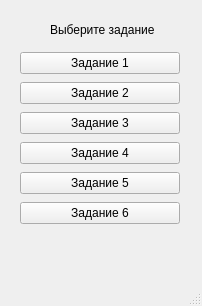
<?xml version="1.0" encoding="UTF-8"?>
<ui version="4.0">
 <class>MainWindow</class>
 <widget class="QMainWindow" name="MainWindow">
  <property name="geometry">
   <rect>
    <x>0</x>
    <y>0</y>
    <width>202</width>
    <height>306</height>
   </rect>
  </property>
  <property name="windowTitle">
   <string>MainWindow</string>
  </property>
  <widget class="QWidget" name="centralwidget">
   <widget class="QWidget" name="verticalLayoutWidget">
    <property name="geometry">
     <rect>
      <x>20</x>
      <y>50</y>
      <width>160</width>
      <height>176</height>
     </rect>
    </property>
    <layout class="QVBoxLayout" name="verticalLayout">
     <item>
      <widget class="QPushButton" name="pushButton">
       <property name="text">
        <string>Задание 1</string>
       </property>
      </widget>
     </item>
     <item>
      <widget class="QPushButton" name="pushButton_2">
       <property name="text">
        <string>Задание 2</string>
       </property>
      </widget>
     </item>
     <item>
      <widget class="QPushButton" name="pushButton_3">
       <property name="text">
        <string>Задание 3</string>
       </property>
      </widget>
     </item>
     <item>
      <widget class="QPushButton" name="pushButton_4">
       <property name="text">
        <string>Задание 4</string>
       </property>
      </widget>
     </item>
     <item>
      <widget class="QPushButton" name="pushButton_5">
       <property name="text">
        <string>Задание 5</string>
       </property>
      </widget>
     </item>
     <item>
      <widget class="QPushButton" name="pushButton_6">
       <property name="text">
        <string>Задание 6</string>
       </property>
      </widget>
     </item>
    </layout>
   </widget>
   <widget class="QLabel" name="label">
    <property name="geometry">
     <rect>
      <x>50</x>
      <y>20</y>
      <width>111</width>
      <height>20</height>
     </rect>
    </property>
    <property name="text">
     <string>Выберите задание</string>
    </property>
   </widget>
  </widget>
  <widget class="QMenuBar" name="menubar">
   <property name="geometry">
    <rect>
     <x>0</x>
     <y>0</y>
     <width>202</width>
     <height>21</height>
    </rect>
   </property>
  </widget>
  <widget class="QStatusBar" name="statusbar"/>
 </widget>
 <resources/>
 <connections/>
</ui>
